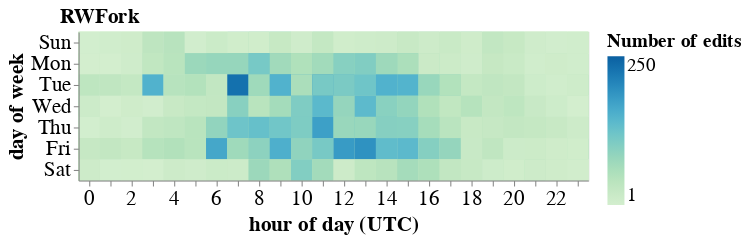

This figure's notebook cell:
### Code cell
df_plot['time_str'] = df_plot['timestamp_hours'].dt.strftime('%H').astype(int)

alt.Chart(df_plot, title = alt.Title("RWFork", dx=-220)).mark_rect().encode(
    # x = alt.X('hoursminutes(timestamp_hours):O', title = 'hour of day (UTC)'),
    x = alt.X(
        'time_str:O', 
        title='hour of day (UTC)',
        axis=alt.Axis(
            labelAngle=0,
            labelExpr="(toNumber(substring(datum.value, 0, 2)) % 2 === 0) ? datum.value : ''"
        )
    ),
    y = alt.Y('day(timestamp_hours):O', title = 'day of week'),
    color = alt.Color('revid:Q', title='Number of edits', scale=alt.Scale(scheme='greenblue', domainMax=250))
).configure_axis(
    labelFontSize=20,
    titleFontSize=20
).configure_title(
    fontSize=20
).configure_legend(
    labelFontSize=18,
    titleFontSize=18
)

### Figure 1 — Vega-Lite specification as saved in the notebook (floating-point values rounded to 4 significant figures; data arrays with more than 128 entries replaced by an {"elided": "..."} marker saying what was removed)
{"config": {"view": {"continuousWidth": 300, "continuousHeight": 300}, "axis": {"labelFontSize": 20, "titleFontSize": 20}, "legend": {"labelFontSize": 18, "titleFontSize": 18}, "title": {"fontSize": 20}}, "data": {"name": "data-ee7b462771d378943e5e7a7abfe910fc"}, "mark": {"type": "rect"}, "encoding": {"color": {"field": "revid", "scale": {"domainMax": 250, "scheme": "greenblue"}, "title": "Number of edits", "type": "quantitative"}, "x": {"axis": {"labelAngle": 0, "labelExpr": "(toNumber(substring(datum.value, 0, 2)) % 2 === 0) ? datum.value : ''"}, "field": "time_str", "title": "hour of day (UTC)", "type": "ordinal"}, "y": {"field": "timestamp_hours", "timeUnit": "day", "title": "day of week", "type": "ordinal"}}, "title": {"text": "RWFork", "dx": -220}, "$schema": "https://vega.github.io/schema/vega-lite/v5.14.1.json", "datasets": {"data-ee7b462771d378943e5e7a7abfe910fc": {"elided": "1182 records"}}}
